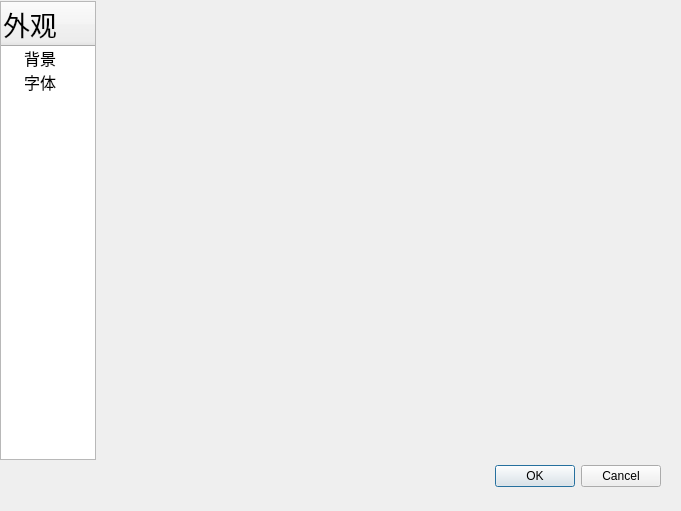
<?xml version="1.0" encoding="UTF-8"?>
<ui version="4.0">
 <class>Dialog</class>
 <widget class="QDialog" name="Dialog">
  <property name="geometry">
   <rect>
    <x>0</x>
    <y>0</y>
    <width>681</width>
    <height>511</height>
   </rect>
  </property>
  <property name="windowTitle">
   <string>Dialog</string>
  </property>
  <widget class="QDialogButtonBox" name="buttonBox">
   <property name="geometry">
    <rect>
     <x>320</x>
     <y>460</y>
     <width>341</width>
     <height>32</height>
    </rect>
   </property>
   <property name="orientation">
    <enum>Qt::Orientation::Horizontal</enum>
   </property>
   <property name="standardButtons">
    <set>QDialogButtonBox::StandardButton::Cancel|QDialogButtonBox::StandardButton::Ok</set>
   </property>
  </widget>
  <widget class="QWidget" name="layoutWidget">
   <property name="geometry">
    <rect>
     <x>0</x>
     <y>0</y>
     <width>681</width>
     <height>461</height>
    </rect>
   </property>
   <layout class="QHBoxLayout" name="horizontalLayout" stretch="1,6">
    <property name="spacing">
     <number>0</number>
    </property>
    <item>
     <widget class="QTreeWidget" name="treeWidget">
      <property name="minimumSize">
       <size>
        <width>96</width>
        <height>459</height>
       </size>
      </property>
      <property name="maximumSize">
       <size>
        <width>96</width>
        <height>459</height>
       </size>
      </property>
      <property name="verticalScrollBarPolicy">
       <enum>Qt::ScrollBarPolicy::ScrollBarAlwaysOff</enum>
      </property>
      <property name="horizontalScrollBarPolicy">
       <enum>Qt::ScrollBarPolicy::ScrollBarAlwaysOff</enum>
      </property>
      <property name="textElideMode">
       <enum>Qt::TextElideMode::ElideRight</enum>
      </property>
      <column>
       <property name="text">
        <string>外观</string>
       </property>
       <property name="font">
        <font>
         <family>微软雅黑</family>
         <pointsize>20</pointsize>
        </font>
       </property>
       <property name="textAlignment">
        <set>AlignLeading|AlignVCenter</set>
       </property>
      </column>
      <item>
       <property name="text">
        <string>背景</string>
       </property>
       <property name="font">
        <font>
         <family>微软雅黑</family>
         <pointsize>12</pointsize>
        </font>
       </property>
      </item>
      <item>
       <property name="text">
        <string>字体</string>
       </property>
       <property name="font">
        <font>
         <family>微软雅黑</family>
         <pointsize>12</pointsize>
        </font>
       </property>
      </item>
     </widget>
    </item>
    <item>
     <widget class="QStackedWidget" name="stackedWidget">
      <property name="currentIndex">
       <number>1</number>
      </property>
      <widget class="QWidget" name="page"/>
      <widget class="QWidget" name="page_2"/>
     </widget>
    </item>
   </layout>
  </widget>
 </widget>
 <resources/>
 <connections>
  <connection>
   <sender>buttonBox</sender>
   <signal>accepted()</signal>
   <receiver>Dialog</receiver>
   <slot>accept()</slot>
   <hints>
    <hint type="sourcelabel">
     <x>248</x>
     <y>254</y>
    </hint>
    <hint type="destinationlabel">
     <x>157</x>
     <y>274</y>
    </hint>
   </hints>
  </connection>
  <connection>
   <sender>buttonBox</sender>
   <signal>rejected()</signal>
   <receiver>Dialog</receiver>
   <slot>reject()</slot>
   <hints>
    <hint type="sourcelabel">
     <x>316</x>
     <y>260</y>
    </hint>
    <hint type="destinationlabel">
     <x>286</x>
     <y>274</y>
    </hint>
   </hints>
  </connection>
 </connections>
</ui>
